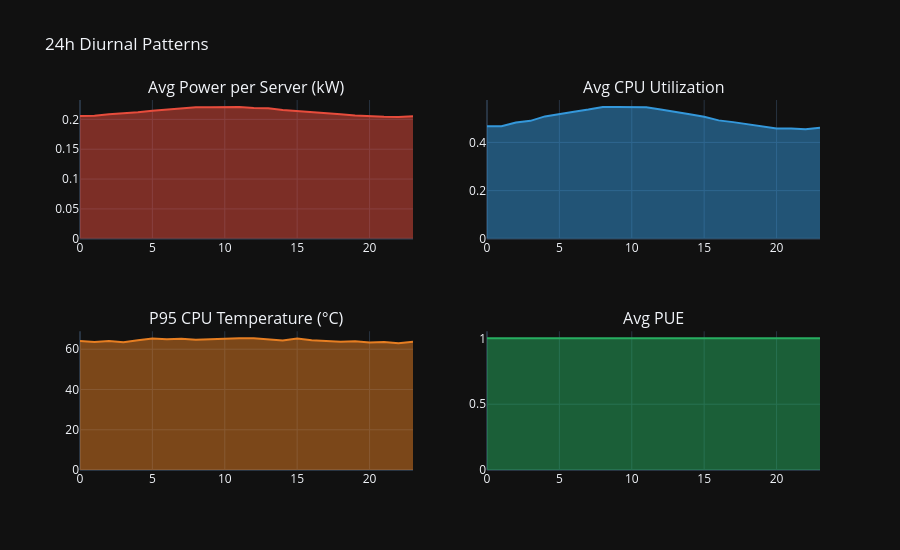

The cell this chart's notebook holds for it:
### Code cell
hourly = df_srv.groupby('hour').agg(
    avg_power_kw = ('power_draw_w', lambda x: x.mean()/1000),
    avg_cpu_util = ('cpu_utilization', 'mean'),
    p95_cpu_temp = ('cpu_temp_c', lambda x: x.quantile(0.95)),
    avg_pue      = ('pue_contribution', 'mean'),
).reset_index()

fig = make_subplots(rows=2, cols=2, subplot_titles=[
    'Avg Power per Server (kW)', 'Avg CPU Utilization',
    'P95 CPU Temperature (°C)',  'Avg PUE'
])
fig.add_trace(go.Scatter(x=hourly['hour'], y=hourly['avg_power_kw'],  fill='tozeroy', line=dict(color='#e74c3c')), row=1, col=1)
fig.add_trace(go.Scatter(x=hourly['hour'], y=hourly['avg_cpu_util'],  fill='tozeroy', line=dict(color='#3498db')), row=1, col=2)
fig.add_trace(go.Scatter(x=hourly['hour'], y=hourly['p95_cpu_temp'],  fill='tozeroy', line=dict(color='#e67e22')), row=2, col=1)
fig.add_trace(go.Scatter(x=hourly['hour'], y=hourly['avg_pue'],       fill='tozeroy', line=dict(color='#27ae60')), row=2, col=2)
fig.update_layout(height=550, title='24h Diurnal Patterns', showlegend=False, template='plotly_dark')
fig.show()

### Figure 1 — Plotly figure (JSON) as saved in the notebook; plotly's stock layout.template omitted (floating-point values rounded to 4 significant figures)
{"data": [{"fill": "tozeroy", "line": {"color": "#e74c3c"}, "type": "scatter", "x": [0, 1, 2, 3, 4, 5, 6, 7, 8, 9, 10, 11, 12, 13, 14, 15, 16, 17, 18, 19, 20, 21, 22, 23], "xaxis": "x", "y": [0.2058, 0.206, 0.2088, 0.21, 0.212, 0.2145, 0.2163, 0.218, 0.2204, 0.2203, 0.2205, 0.2209, 0.2192, 0.2188, 0.2158, 0.2142, 0.2115, 0.2109, 0.2085, 0.2063, 0.2048, 0.2044, 0.204, 0.2051], "yaxis": "y"}, {"fill": "tozeroy", "line": {"color": "#3498db"}, "type": "scatter", "x": [0, 1, 2, 3, 4, 5, 6, 7, 8, 9, 10, 11, 12, 13, 14, 15, 16, 17, 18, 19, 20, 21, 22, 23], "xaxis": "x2", "y": [0.467, 0.4668, 0.4829, 0.4896, 0.5081, 0.5188, 0.5274, 0.5366, 0.5474, 0.5468, 0.5468, 0.5459, 0.5371, 0.5289, 0.5175, 0.5067, 0.4916, 0.4843, 0.4765, 0.4658, 0.4583, 0.4583, 0.455, 0.4614], "yaxis": "y2"}, {"fill": "tozeroy", "line": {"color": "#e67e22"}, "type": "scatter", "x": [0, 1, 2, 3, 4, 5, 6, 7, 8, 9, 10, 11, 12, 13, 14, 15, 16, 17, 18, 19, 20, 21, 22, 23], "xaxis": "x3", "y": [64.06, 63.54, 64.1, 63.46, 64.46, 65.39, 64.95, 65.2, 64.69, 65.04, 65.3, 65.42, 65.49, 64.73, 64.32, 65.3, 64.51, 64.14, 63.69, 63.99, 63.4, 63.62, 62.96, 63.7], "yaxis": "y3"}, {"fill": "tozeroy", "line": {"color": "#27ae60"}, "type": "scatter", "x": [0, 1, 2, 3, 4, 5, 6, 7, 8, 9, 10, 11, 12, 13, 14, 15, 16, 17, 18, 19, 20, 21, 22, 23], "xaxis": "x4", "y": [1.002, 1.002, 1.002, 1.002, 1.002, 1.002, 1.002, 1.002, 1.002, 1.002, 1.002, 1.002, 1.002, 1.002, 1.002, 1.002, 1.002, 1.002, 1.002, 1.002, 1.002, 1.002, 1.002, 1.002], "yaxis": "y4"}], "layout": {"annotations": [{"font": {"size": 16}, "showarrow": false, "text": "Avg Power per Server (kW)", "x": 0.225, "xanchor": "center", "xref": "paper", "y": 1, "yanchor": "bottom", "yref": "paper"}, {"font": {"size": 16}, "showarrow": false, "text": "Avg CPU Utilization", "x": 0.775, "xanchor": "center", "xref": "paper", "y": 1, "yanchor": "bottom", "yref": "paper"}, {"font": {"size": 16}, "showarrow": false, "text": "P95 CPU Temperature (°C)", "x": 0.225, "xanchor": "center", "xref": "paper", "y": 0.375, "yanchor": "bottom", "yref": "paper"}, {"font": {"size": 16}, "showarrow": false, "text": "Avg PUE", "x": 0.775, "xanchor": "center", "xref": "paper", "y": 0.375, "yanchor": "bottom", "yref": "paper"}], "height": 550, "showlegend": false, "title": {"text": "24h Diurnal Patterns"}, "xaxis": {"anchor": "y", "domain": [0, 0.45]}, "xaxis2": {"anchor": "y2", "domain": [0.55, 1]}, "xaxis3": {"anchor": "y3", "domain": [0, 0.45]}, "xaxis4": {"anchor": "y4", "domain": [0.55, 1]}, "yaxis": {"anchor": "x", "domain": [0.625, 1]}, "yaxis2": {"anchor": "x2", "domain": [0.625, 1]}, "yaxis3": {"anchor": "x3", "domain": [0, 0.375]}, "yaxis4": {"anchor": "x4", "domain": [0, 0.375]}}}
